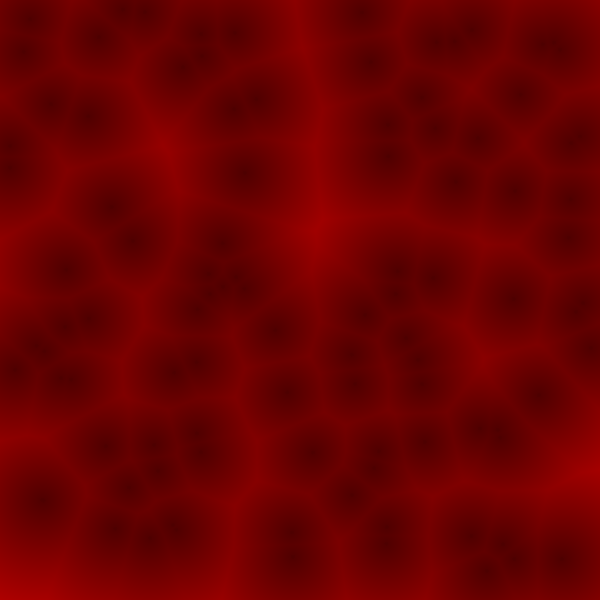
Frame 1 (no input)
Frame 2 (the mouse pressed at the canvas centre, redrawn once): identical to frame 1, image omitted

The Processing sketch that drew this single still picture (run headless with seeded random() and noise(); the mouse was pressed at the canvas centre and the sketch redrawn once):

// Processing sketch: Worley2D
// ── Worley2D.pde
PVector[] ftrPoints;

void setup(){
  size(600,600);
  frameRate(30);
  ftrPoints = new PVector[100];
  for(int i=0; i<ftrPoints.length; i++){
    ftrPoints[i] = new PVector(random(width), random(height));
  }
  
  
}

void draw(){
  background(0);
  
  loadPixels();
  for(int j=0; j<height; j++){
    for(int i=0; i<width; i++){
      // find the closest distance
      float dist = 1000;
      for(PVector p : ftrPoints){
        float d = pow(pow(abs(p.x-i),2)+pow(abs(p.y-j),2),0.5);        
        if( d<dist ){
          dist = d;
        }
      }

      if(dist  < 2){
        // draw feature points
        pixels[i+j*width] = color(map(dist, 0,200, 78, 255),0,0);
      }
      else{
        pixels[i+j*width] = color(map(dist, 0,200, 80, 255),0,0);
      }
    }  
  } 
  updatePixels();
  
  //for(PVector p : ftrPoints){
  // p.x += map(noise(p.x*100+frameCount), 0, 1, -1, 1);
  // p.y += map(noise(p.y*1000+frameCount), 0, 1, -1, 1);
  // //println(p.x + "  " + p.y);
  //}
  
  noLoop();
}
